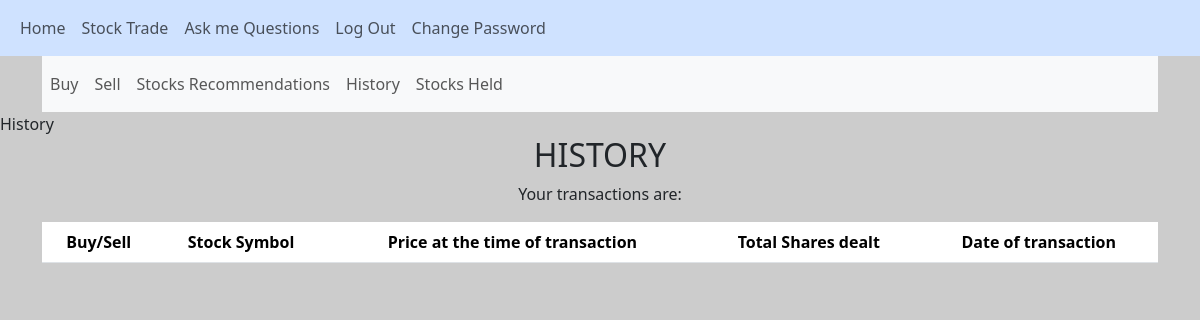
Before: /trade/history (signed in) with the older database file.
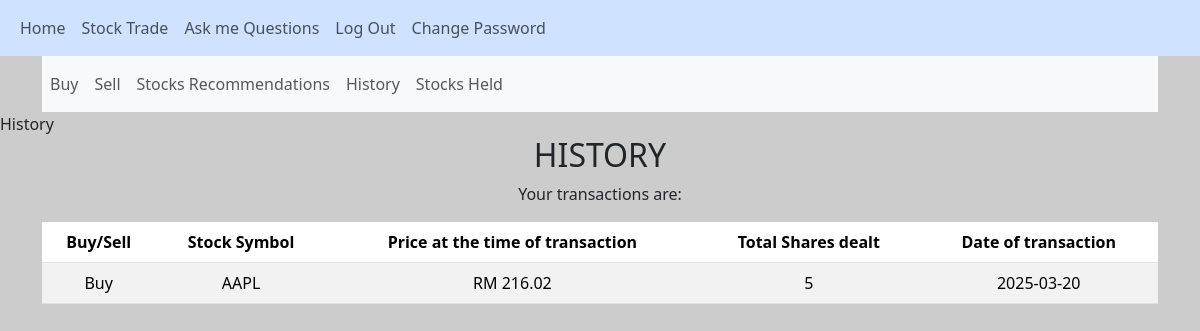
After: the same page with the newer database file.
### user/models.py (models this page shows)
class History(db.Model):
    id = db.Column(db.Integer, primary_key=True)
    user_id = db.Column(db.Integer, db.ForeignKey('user.id'), nullable=False)
    price = db.Column(db.Float, nullable=False)
    shares = db.Column(db.Integer, nullable=False)
    date = db.Column(db.Date, nullable=False)
    symbol = db.Column(db.String(10), nullable=False)

### trade/views.py (the view)
@trade.route("/history")
@login_required
def history():
    try:
        historyy = db.session.query(History.price, History.shares, History.date, History.symbol).filter_by(user_id=current_user.id).all()
    except SQLAlchemyError as e:
        flash(f"Can't connect to database: {e}")
        return redirect(url_for("trade.history"))
    return render_template("history.html", historyy=historyy)

### main.py (called while the page is built)
def create_app():
    app = Flask(__name__)
    app.config['SECRET_KEY'] = "TRADEQUEST"
    app.config["SQLALCHEMY_DATABASE_URI"] = f"sqlite:///{DATABASE_NAME}"
    from user.models import User
    from user.views import views
    app.register_blueprint(views, url_prefix="/views")
    from trade.views import trade
    app.register_blueprint(trade, url_prefix="/trade")
    db.init_app(app)
    with app.app_context():
        db.create_all()
    login_manager = LoginManager()
    login_manager.login_view = "views.login"
    login_manager.init_app(app)
    @login_manager.user_loader
    def load_user(user_id):
        return User.query.get(int(user_id))
    @app.route("/")
    def home():
        return render_template('home.html')
    return app

### trade/templates/history.html (shortened to what this page needs)
<!DOCTYPE html>
{% include "navbar.html" %}
{% block main %}
<link rel="stylesheet" href="{{ url_for('trade.static', filename='style.css') }}">
<body class="history-background">
    <div class="container text-center">
        <h2>HISTORY</h2>
        <p>Your transactions are: </p>
        <table class="table table-striped">
            <thead>
                <tr>
                    <th>Buy/Sell</th>
                    <th>Stock Symbol</th>
                    <th>Price at the time of transaction</th>
                    <th>Total Shares dealt</th>
                    <th>Date of transaction</th>
                </tr>
            </thead>
            <tbody>
                {% for stock in historyy %}
                    <tr>
                        {% if stock.shares > 0 %}
                            <td>Buy</td>
                        {% else %}
                            <td>Sell</td>
                        {% endif %}
                        <td>{{ stock.symbol }}</td>
                        <td>RM {{ stock.price }}</td>
                        <td>{{ stock.shares }}</td>
                        <td>{{ stock.date }}</td>
                    </tr>
                {% endfor %}
            </tbody>
        </table>
    </div>
{% endblock %}
</body>

### trade/templates/navbar.html (shortened to what this page needs)
<!DOCTYPE html>
{% extends "layout.html" %}
{% block content %}
<div class="container">
  <nav class="navbar navbar-expand-lg navbar-light bg-light">
    <div class="collapse navbar-collapse" id="navbarSupportedContent">
      <ul class="navbar-nav mr-auto">
        <li class="nav-item">
          <a class="nav-link" href="{{ url_for('trade.buy') }}">Buy</a>
        </li>
        <li class="nav-item">
          <a class="nav-link" href="{{ url_for('trade.sell') }}">Sell</a>
        </li>
        <li class="nav-item">
          <a class="nav-link" href="{{ url_for('trade.recommendations') }}">Stocks Recommendations</a>
        </li>
        <li class="nav-item">
          <a class="nav-link" href="{{ url_for('trade.history') }}">History</a>
        </li>
        <li class="nav-item">
          <a class="nav-link" href="{{ url_for('trade.stocksHeld') }}">Stocks Held</a>
        </li>
      </ul>
    </div>
  </nav>
</div>
{% endblock %}

### user/templates/layout.html (shortened to what this page needs)
<!DOCTYPE html>
<html lang="en">
  <head>
    <link
      href="https://cdn.jsdelivr.net/npm/bootstrap@5.3.3/dist/css/bootstrap.min.css"
      rel="stylesheet"
    />
  </head>
  <body>
    <nav
      class="navbar navbar-expand-lg bg-body-tertiary bg-primary-subtle"
      id="navbar"
    >
      <div class="container-fluid">
        <div class="collapse navbar-collapse" id="navbarNav">
          <ul class="navbar-nav">
            {% if current_user.is_authenticated %}
            <li class="nav-item">
              <a class="nav-link {% if current_page == 'home' %}active{% endif %}" href="#">Home</a>
            </li>
            <li class="nav-item">
              <a class="nav-link" href="{{url_for('trade.stocktrade')}}">Stock Trade</a>
            </li>
            <li class="nav-item">
              <a class="nav-link" href="#">Ask me Questions</a>
            </li>
            <li class="nav-item">
              <a class="nav-link" href="{{url_for('views.logout')}}">Log Out</a>
            </li>
            <li class="nav-item">
              <a href="{{url_for('views.change_password')}}" class="nav-link {% if current_page == 'change_password' %}active{% endif %}">Change Password</a>
            </li>
            {% endif %}
          </ul>
        </div>
      </div>
    </nav>
    {% block content %}
    {% endblock %}
  </body>
</html>

### trade/static/style.css (style rules this page uses)
body { background-image: url("https://cdnlearnblog.etmoney.com/wp-content/uploads/2023/02/investing-at-market-high-1.jpg"); background-size: cover; background-color: #cccccc; }
body.history-background { background-image: url("https://c8.alamy.com/comp/2B7YN72/stock-market-investment-trading-financial-coin-and-graph-chart-or-forex-for-analyze-profit-finance-business-trend-data-background-2B7YN72.jpg"); background-size: cover; background-color: #cccccc; }

Changed rows visible on the page:
added History: symbol "AAPL", price "216.02", shares "5", date "2025-03-20"
